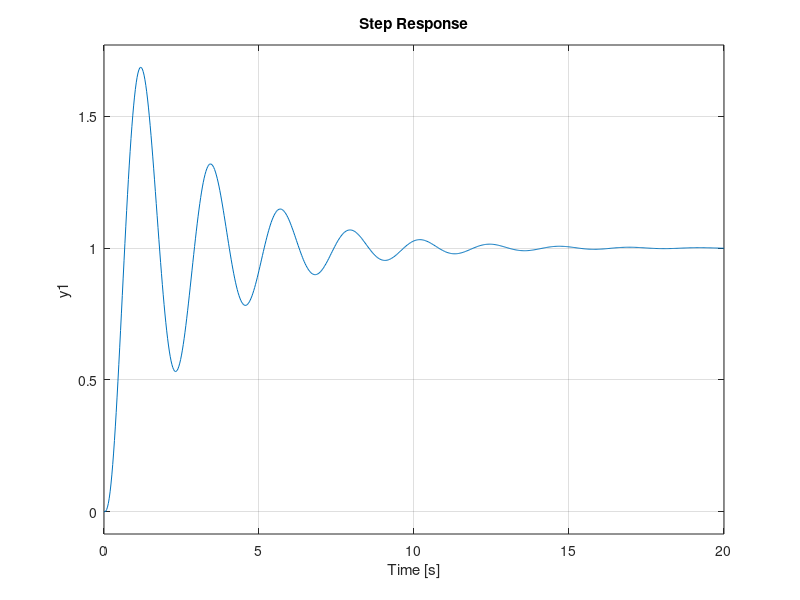

Write MATLAB code to recreate this figure.
clc
clear
s=tf('s');

G=317/(s^4+19.2*s^3+116.6*s^2+264*s+180);
C=2.1662*(1+1/(0.5539*s)+0.1525*s);
sys=G*C/(1+G*C);
step (sys);
